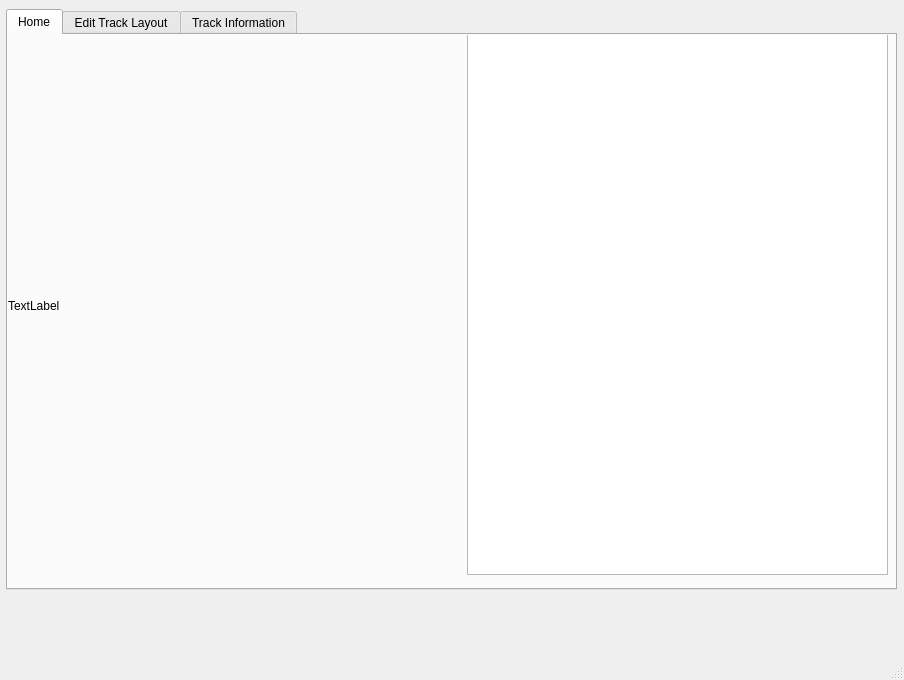
<?xml version="1.0" encoding="UTF-8"?>
<ui version="4.0">
 <class>MainWindow</class>
 <widget class="QMainWindow" name="MainWindow">
  <property name="geometry">
   <rect>
    <x>0</x>
    <y>0</y>
    <width>904</width>
    <height>680</height>
   </rect>
  </property>
  <property name="windowTitle">
   <string>MainWindow</string>
  </property>
  <widget class="QWidget" name="centralwidget">
   <widget class="QTabWidget" name="tabWidget">
    <property name="geometry">
     <rect>
      <x>6</x>
      <y>9</y>
      <width>891</width>
      <height>581</height>
     </rect>
    </property>
    <property name="minimumSize">
     <size>
      <width>891</width>
      <height>0</height>
     </size>
    </property>
    <property name="currentIndex">
     <number>0</number>
    </property>
    <widget class="QWidget" name="Home">
     <attribute name="title">
      <string>Home</string>
     </attribute>
     <widget class="QWidget" name="horizontalLayoutWidget">
      <property name="geometry">
       <rect>
        <x>0</x>
        <y>0</y>
        <width>441</width>
        <height>541</height>
       </rect>
      </property>
      <layout class="QHBoxLayout" name="horizontalLayout">
       <item>
        <widget class="QLabel" name="label">
         <property name="text">
          <string>TextLabel</string>
         </property>
        </widget>
       </item>
      </layout>
     </widget>
     <widget class="QWidget" name="horizontalLayoutWidget_2">
      <property name="geometry">
       <rect>
        <x>459</x>
        <y>-1</y>
        <width>421</width>
        <height>541</height>
       </rect>
      </property>
      <layout class="QHBoxLayout" name="horizontalLayout_2">
       <item>
        <widget class="QTableWidget" name="tableWidget_3"/>
       </item>
      </layout>
     </widget>
    </widget>
    <widget class="QWidget" name="edit">
     <attribute name="title">
      <string>Edit Track Layout</string>
     </attribute>
     <widget class="QTextBrowser" name="textBrowser">
      <property name="geometry">
       <rect>
        <x>220</x>
        <y>140</y>
        <width>256</width>
        <height>41</height>
       </rect>
      </property>
      <property name="html">
       <string>&lt;!DOCTYPE HTML PUBLIC &quot;-//W3C//DTD HTML 4.0//EN&quot; &quot;http://www.w3.org/TR/REC-html40/strict.dtd&quot;&gt;
&lt;html&gt;&lt;head&gt;&lt;meta name=&quot;qrichtext&quot; content=&quot;1&quot; /&gt;&lt;style type=&quot;text/css&quot;&gt;
p, li { white-space: pre-wrap; }
&lt;/style&gt;&lt;/head&gt;&lt;body style=&quot; font-family:'MS Shell Dlg 2'; font-size:8pt; font-weight:400; font-style:normal;&quot;&gt;
&lt;p align=&quot;center&quot; style=&quot; margin-top:0px; margin-bottom:0px; margin-left:0px; margin-right:0px; -qt-block-indent:0; text-indent:0px;&quot;&gt;&lt;span style=&quot; font-size:18pt; font-weight:600;&quot;&gt;Edit Track Layout&lt;/span&gt;&lt;/p&gt;&lt;/body&gt;&lt;/html&gt;</string>
      </property>
     </widget>
     <widget class="QPushButton" name="pushButton">
      <property name="geometry">
       <rect>
        <x>110</x>
        <y>260</y>
        <width>101</width>
        <height>41</height>
       </rect>
      </property>
      <property name="text">
       <string>Add New Track</string>
      </property>
     </widget>
     <widget class="QPushButton" name="pushButton_2">
      <property name="geometry">
       <rect>
        <x>290</x>
        <y>260</y>
        <width>111</width>
        <height>41</height>
       </rect>
      </property>
      <property name="text">
       <string>Edit Existing Track</string>
      </property>
     </widget>
     <widget class="QPushButton" name="pushButton_3">
      <property name="geometry">
       <rect>
        <x>480</x>
        <y>260</y>
        <width>131</width>
        <height>41</height>
       </rect>
      </property>
      <property name="text">
       <string>Remove Existing Track</string>
      </property>
     </widget>
    </widget>
    <widget class="QWidget" name="info">
     <attribute name="title">
      <string>Track Information</string>
     </attribute>
     <widget class="QTabWidget" name="tabWidget_2">
      <property name="geometry">
       <rect>
        <x>0</x>
        <y>0</y>
        <width>891</width>
        <height>491</height>
       </rect>
      </property>
      <property name="currentIndex">
       <number>0</number>
      </property>
      <widget class="QWidget" name="tab">
       <attribute name="title">
        <string>Tab 1</string>
       </attribute>
       <widget class="QTableWidget" name="tableWidget">
        <property name="geometry">
         <rect>
          <x>0</x>
          <y>0</y>
          <width>891</width>
          <height>471</height>
         </rect>
        </property>
       </widget>
      </widget>
      <widget class="QWidget" name="tab_2">
       <attribute name="title">
        <string>Tab 2</string>
       </attribute>
       <widget class="QTableWidget" name="tableWidget_2">
        <property name="geometry">
         <rect>
          <x>0</x>
          <y>0</y>
          <width>891</width>
          <height>471</height>
         </rect>
        </property>
       </widget>
      </widget>
     </widget>
    </widget>
   </widget>
  </widget>
  <widget class="QStatusBar" name="statusbar"/>
  <action name="actionedit_exisiting_track">
   <property name="text">
    <string>Edit Existing Track</string>
   </property>
   <property name="toolTip">
    <string>&lt;html&gt;&lt;head/&gt;&lt;body&gt;&lt;p&gt;some tip&lt;/p&gt;&lt;/body&gt;&lt;/html&gt;</string>
   </property>
  </action>
 </widget>
 <resources/>
 <connections/>
</ui>
